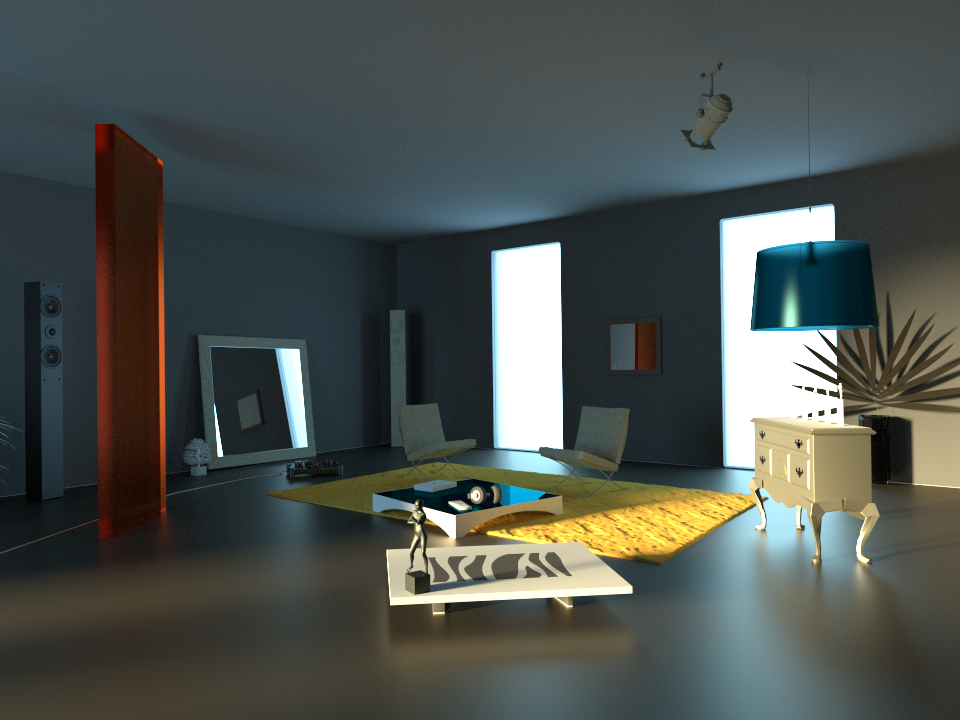
#> input picture datasets/ArtGallery/Frame_008.png, 960 x 720 px, given in place of Frame_000.png, which was not available
$ python results_evaluation.py ../datasets/ArtGallery/Frame_008.png ../datasets/ArtGallery/Frame_012.png
#> lines starting #> are read from the running program, lines starting #| are printed output that depends on the picture; long printed decimals are rounded; pictures that were not available may be replaced by others from this repository, and a replacement may not be noted
import sys, os, cv2
from skimage import data, img_as_float
from skimage.metrics import structural_similarity as ssim
from skimage.metrics import peak_signal_noise_ratio as psnr

input_name = ""
compression_algorithm = ""
if(len(sys.argv[1:]) == 2):
    input_name = sys.argv[1]
    compression_algorithm = sys.argv[2]
else:
    print("Specify those parameters:\n\t-Dataset name (es. ArtGallery, Blob, ecc...)\n\t-Compression algorithm (HEVC, AV1, VP9)")
    exit()


starter_path = "../datasets/" + input_name + "/"
videopath = "../results/compression/" + input_name.lower() + "-" + compression_algorithm.lower()
match compression_algorithm.lower():
    case "hevc":
        videopath = videopath + ".mp4"
    case "av1":
        videopath += ".mkv"
    case "vp9":
        videopath += ".webm"
uncompressed_path = "../results/decompression/" + compression_algorithm + "/" + input_name + "/"

number_of_files = len(next(os.walk(starter_path))[2])

# Calculate the SSIM
ssim_percentages = []
for number in range(number_of_files):
    num = str(number).zfill(3)

    # Open both images
    image1 = cv2.imread(starter_path + "Frame_" + num + ".png", 0)
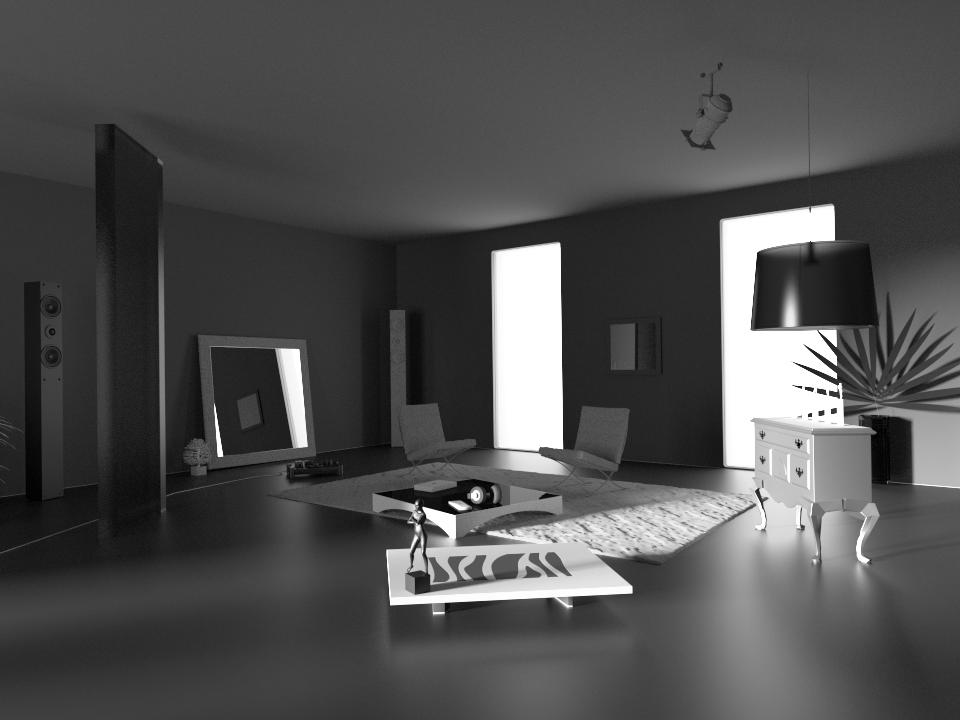
#> image1: shape (720, 960); min 0, max 255, mean 80
    image2 = cv2.imread(uncompressed_path + "Frame_" + num + ".png", 0)
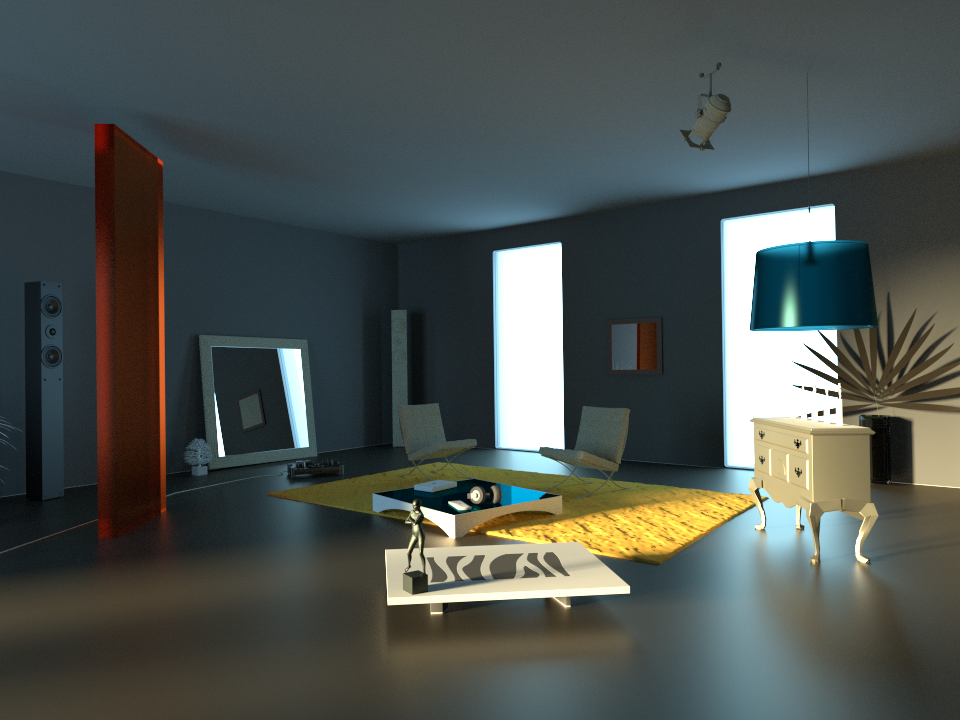
#> input picture datasets/ArtGallery/Frame_012.png, 960 x 720 px, given in place of Frame_000.png, which was not available
#> image2: shape (720, 960); min 0, max 255, mean 79.9

    # Check if the images have the same size
    if image1.shape != image2.shape:
        print("Error: Images have different sizes")
    else:
        ssim_score, dif = ssim(image1, image2, full=True)
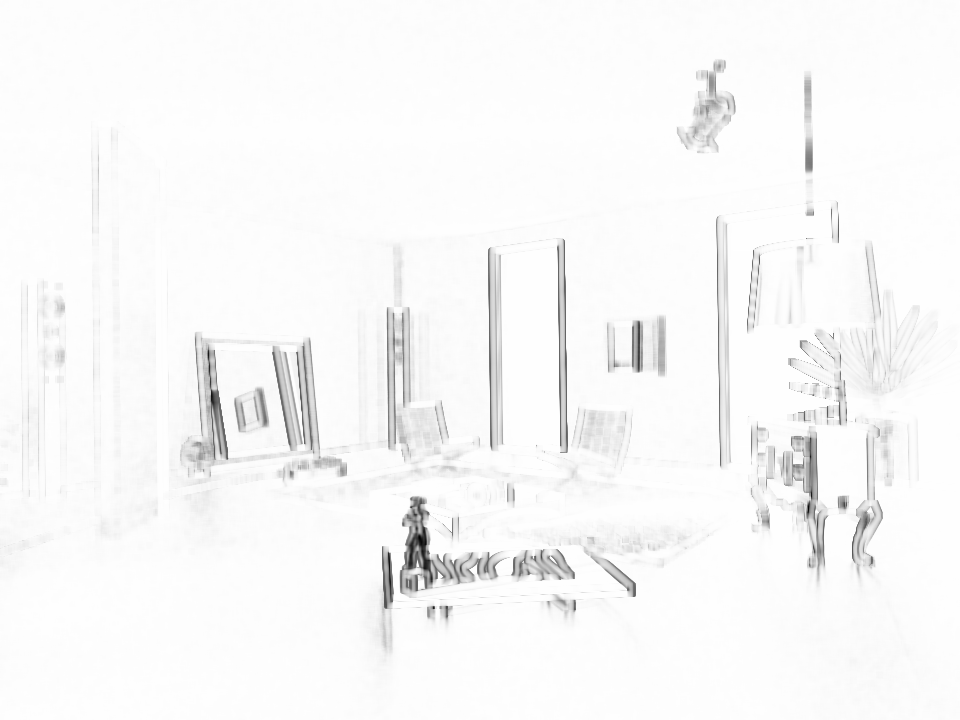
#> dif: shape (720, 960) float64; min -0.644, max 1, mean 0.958; drawn with min black and max white
#> ssim_score = 0.958
        ssim_percentages.append(ssim_score * 100)
        # print(f"Percentage of equality on frame {num}: {ssim_score * 100}%")

# Calculate the average percentage of equality
average_percentage = sum(ssim_percentages) / len(ssim_percentages)
#> average_percentage = 95.76
print("Average percentage of equality: {}%".format(average_percentage))
#| Average percentage of equality: 95.763%


# Calculate the PSNR
psnr_values = []
for number in range(number_of_files):
    num = str(number).zfill(3)

    # Open both images
    image1 = cv2.imread(starter_path + "Frame_" + num + ".png", 0)
    image2 = cv2.imread(uncompressed_path + "Frame_" + num + ".png", 0)

    # Check if the images have the same size
    if image1.shape != image2.shape:
        print("Error: Images have different sizes")
    else:
        psnr_score = psnr(image1, image2)
#> psnr_score = 27.86
        psnr_values.append(psnr_score)
        # print(f"Amount of noise on frame {num}: {psnr_score} db")

#Calculate the average number of noise
average_noise = sum(psnr_values) / len(psnr_values)
#> average_noise = 27.86
print("Average amount of noise: {} db".format(average_noise))
#| Average amount of noise: 27.861 db


# Calculate the compression ratio
size = 0
folderpath = os.path.abspath(os.path.dirname(starter_path))
for path, dirs, files in os.walk(folderpath):
    for f in files:
        fp = os.path.join(path, f)
        size += os.path.getsize(fp)

#> (the run stopped early here; a loop or call above may not have finished)
